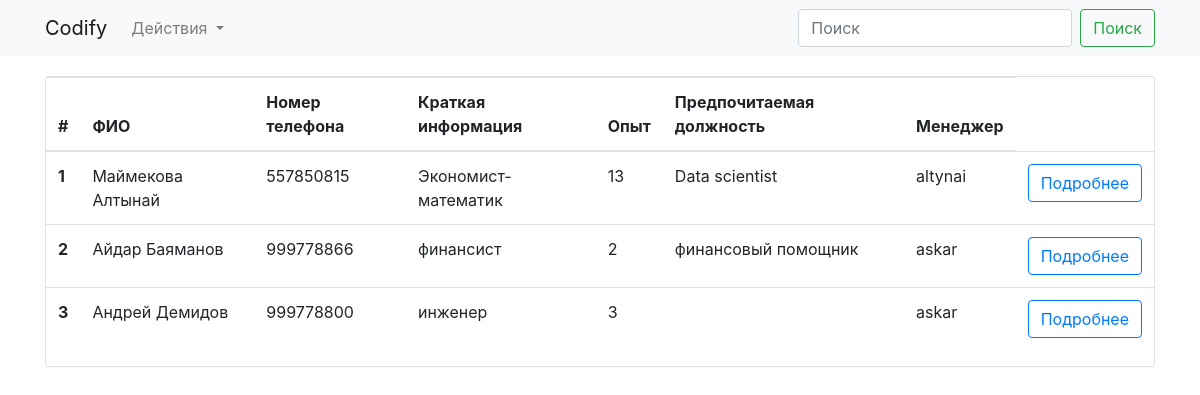
The page / on the database its author committed.
### app/models.py (models this page shows, shortened)
class Employee(db.Model):
    id = db.Column(db.Integer, primary_key=True)
    fullname = db.Column(db.String(50), nullable=False)
    phone = db.Column(db.String(50), nullable=False)
    short_info = db.Column(db.String(100), nullable=False)
    experience = db.Column(db.Integer, nullable=False)
    preferred_position = db.Column(db.String(50), nullable=False)
    user_id = db.Column(db.Integer, db.ForeignKey('user.id'))
    user = db.relationship('User', backref=db.backref('employees', lazy=True))

class User(UserMixin, db.Model):
    id = db.Column(db.Integer, primary_key=True)
    username = db.Column(db.String(20), unique=True, nullable=False)
    password_hash = db.Column(db.String(128), nullable=False)
    @property
    def password(self):
        return self.password_hash

### app/views.py (the view)
def index():
    employees = models.Employee.query.all()
    return render_template('index.html', employees=employees)

### app/templates/index.html
{% extends "base.html" %}
{% block content %}
<div class="container">
  <div class="card">
    <table class="table">
      <thead>
        <tr>
          <th scope="col">#</th>
          <th scope="col">ФИО</th>
          <th scope="col">Номер телефона</th>
          <th scope="col">Краткая информация</th>
          <th scope="col">Опыт</th>
          <th scope="col">Предпочитаемая должность</th>
          <th scope="col">Менеджер</th>
        </tr>
      </thead>
      <tbody>
      {% for employee in employees %}
        <tr>
          <th scope="row">{{ employee.id }}</th>
          <td>{{ employee.fullname }}</td>
          <td>{{ employee.phone }}</td>
          <td>{{ employee.short_info }}</td>
          <td>{{ employee.experience  }}</td>
          <td>{{ employee.preferred_position }}</td>
          <td>{{ employee.user.username }}</td>
          <td><a class="btn btn-outline-primary" href="{{ url_for('employee_detail', employee_id=employee.id) }}">Подробнее</a></td>
        </tr>
      {% endfor %}
      </tbody>
    </table>
  </div>
</div>
{% endblock content %}

### app/templates/base.html (shortened to what this page needs)
<!doctype html>
<html lang="en">
  <head>
    <link rel="stylesheet" href="https://cdn.jsdelivr.net/npm/bootstrap@4.6.1/dist/css/bootstrap.min.css">
    <link href="{{ url_for('static', filename='css/style.css') }}" rel="stylesheet">
  </head>
  <body>
  <nav class="navbar navbar-expand-lg navbar-light bg-light">
    <div class="container">
    <a class="navbar-brand" href="#">Codify</a>
    <div class="collapse navbar-collapse" id="navbarSupportedContent">
      <ul class="navbar-nav mr-auto">
        <li class="nav-item dropdown">
          <a class="nav-link dropdown-toggle" href="#" id="navbarDropdown" role="button" data-toggle="dropdown" aria-expanded="false">
            Действия
          </a>
        </li>
      </ul>
      <form class="form-inline my-2 my-lg-0">
        <input class="form-control mr-sm-2" type="search" placeholder="Поиск" aria-label="Поиск">
        <button class="btn btn-outline-success my-2 my-sm-0" type="submit">Поиск</button>
      </form>
    </div>
    </div>
  </nav>
  <div class="content">
    {% block content %}
    {% endblock %}
  </div>
  </body>
</html>

### app/static/css/style.css (style rules this page uses)
.content { padding-top: 20px; padding-bottom: 20px; }

### rows shown on the page
Employee: id "1", fullname "Маймекова Алтынай", phone "557850815", short_info "Экономист-математик", experience "13", preferred_position "Data scientist", user.username "altynai"
Employee: id "2", fullname "Айдар Баяманов", phone "999778866", short_info "финансист", experience "2", preferred_position "финансовый помощник", user.username "askar"
Employee: id "3", fullname "Андрей Демидов", phone "999778800", short_info "инженер", experience "3", user.username "askar"
